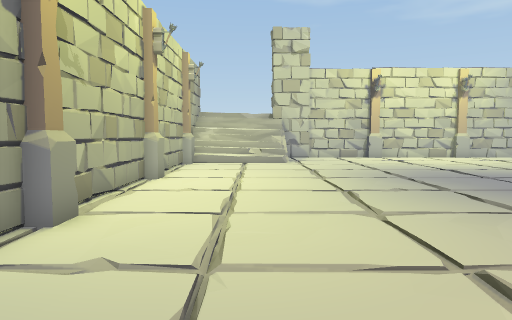
[1] (above)

15 first-person views from a walk through a scene from a Unity 3-D project. The camera is 1.3 m above the floor, tilts 4° down and sees 70° across. The floor is counted in squares, 1 m on a side. Each view is taken from the middle of a square. On the plan, view 1 faces up. The plan holds only what a view shows up to about 15 squares ahead; the rest is blank. The place goes on beyond the plan. The player character is not drawn.

[2]
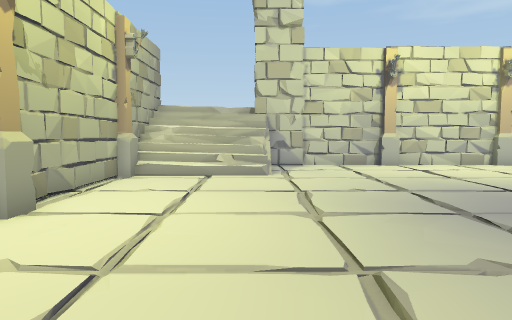

[3]
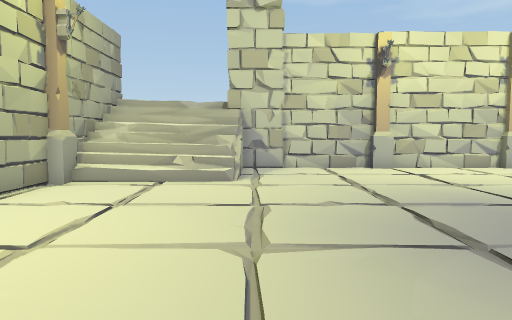

[4]
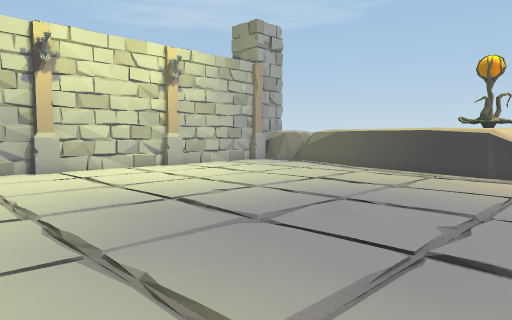

[5]
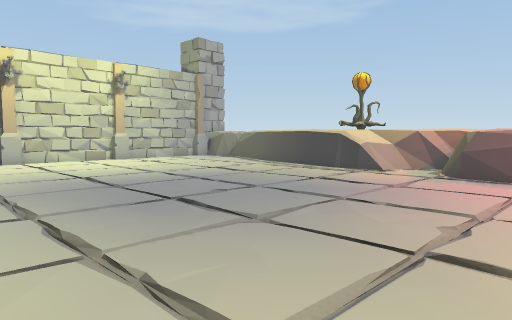

[6]
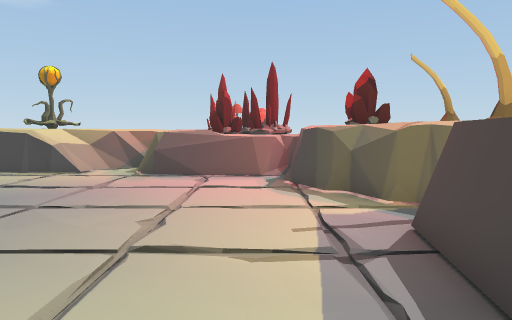

[7]
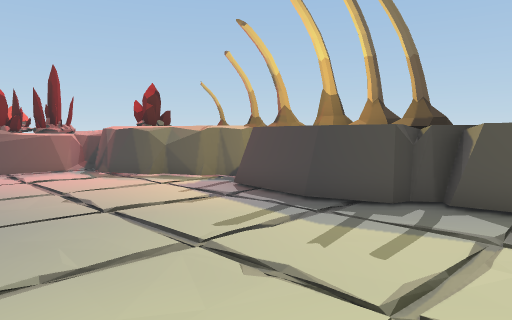

[8]
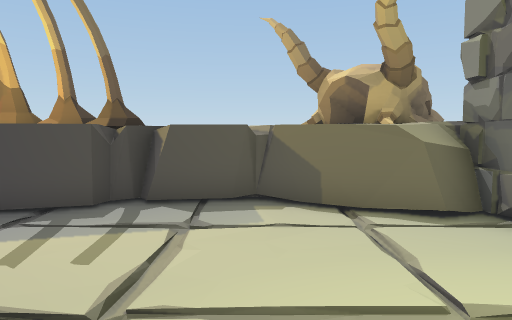

[9]
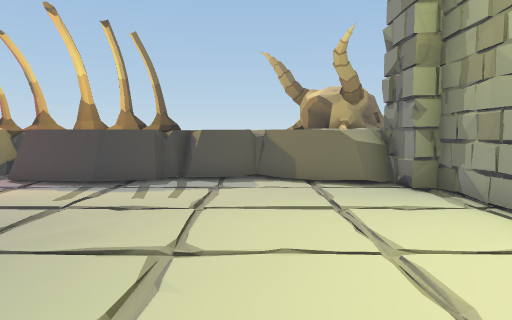

[10]
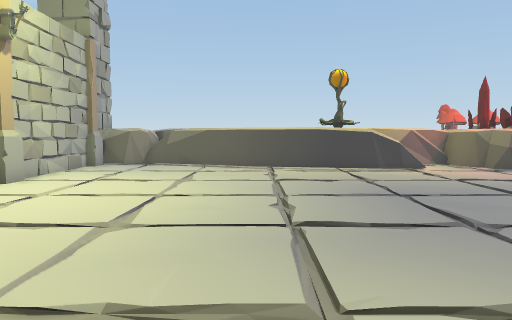

[11]
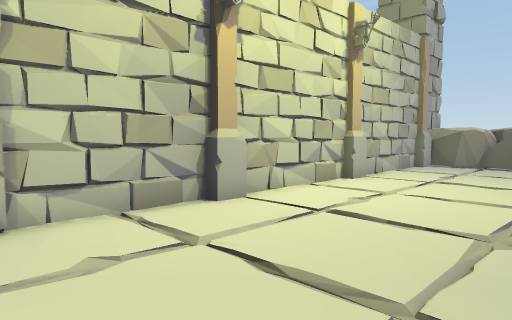

[12]
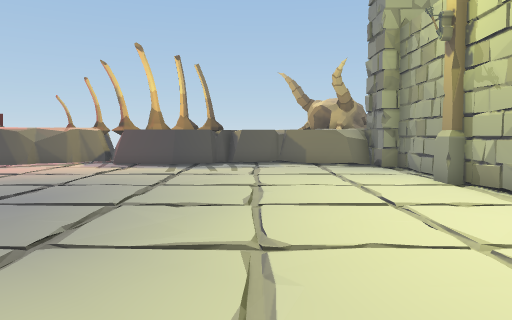

[13]
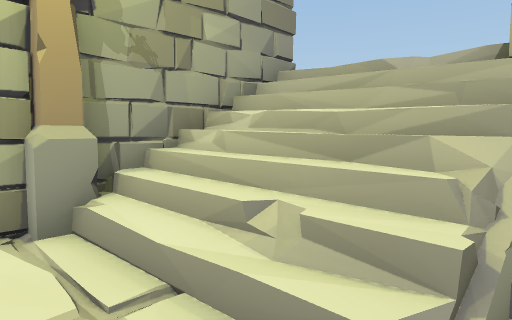

[14]
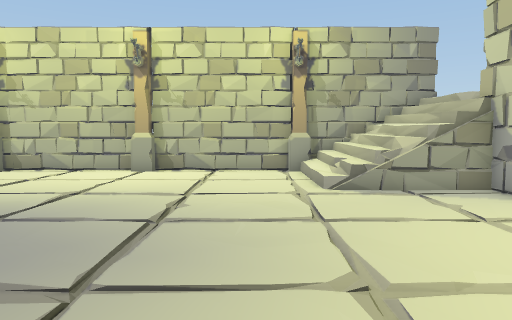

[15]
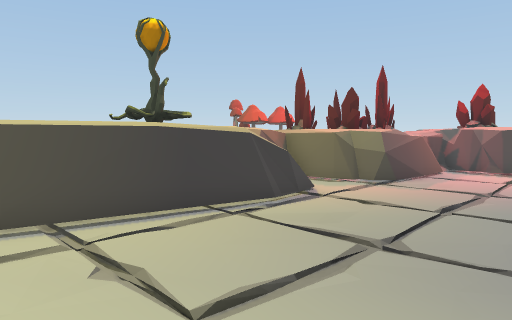

### Floor plan
Key: @ floor where view 1 was taken; # wall or solid block; . main floor; : floor 0.25 m higher than the main floor; + floor 2 m higher than the main floor; / step, stairs or slope; = window, fence, low wall or low ledge; ^ raised ledge; P pole; I pillar; R rock; O other object.
Columns run from 4 left of view 1 to 18 right of it. Each row starts with its distance up from view 1.
 22    =
 21  #===#I####P###P######
 20  #++//.....P...P.....#
 19  #////...............#
 18  #////...............#
 17  P///:...............#
 16 ##./.................#
 15  #..................##
 14  #..................#
 13  #................. #
 12  #.................=#
 11 PP.................##
 10  #.................###
  9  #.................=O#
  8  #..................O##
  7  #...................=#
  6  #.................=###
  5  P.................##
  4  #................=#
  3  #................=#
  2  #................=#
  1 II..............####
  0  #^^@...RRRR...##
 -1  I^^^^^#R   R###
 -2   #^ ^ R#RRR###
 -3  ##^     RRR #

Positions as (right, up) in squares from view 1, and headings:
1: (0, 0), facing up
2: (1, 5), facing up
3: (2, 7), facing up
4: (3, 7), facing up-right
5: (3, 2), facing up-right
6: (3, 2), facing right
7: (1, 6), facing down-right
8: (1, 6), facing down
9: (1, 10), facing down
10: (2, 14), facing right
11: (2, 15), facing up-right
12: (2, 15), facing down
13: (2, 15), facing up-left
14: (10, 15), facing left
15: (10, 15), facing down-right
